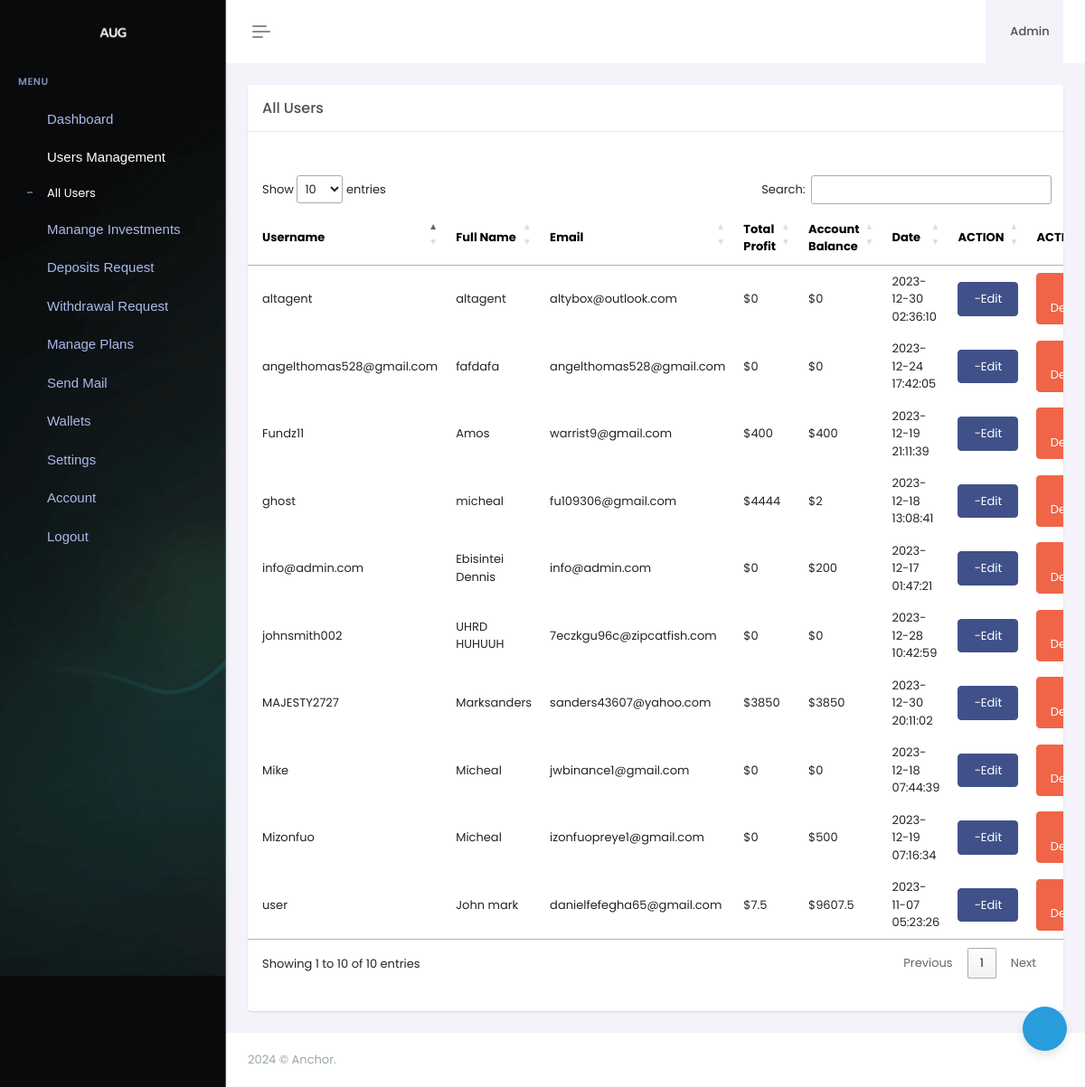
Page /uadmin/users.php (signed in) on the committed database.
### tables this page shows
CREATE TABLE `users` (
  `id` int(6) NOT NULL,
  `fname` varchar(1000) NOT NULL,
  `username` varchar(200) NOT NULL,
  `imgprofile` text NOT NULL,
  `email` varchar(200) NOT NULL,
  `currency` varchar(50) NOT NULL,
  `gender` varchar(1000) NOT NULL,
  `plan` varchar(1000) NOT NULL,
  `password` varchar(200) NOT NULL,
  `cpassword` varchar(1000) NOT NULL,
  `image` varchar(2000) NOT NULL,
  `phone` varchar(255) NOT NULL,
  `country` varchar(255) NOT NULL,
  `referral` varchar(255) NOT NULL,
  `profit` double NOT NULL,
  `balanceloss` double NOT NULL,
  `balancelive` double NOT NULL,
  `balancemine` double NOT NULL,
  `totalwon` double NOT NULL,
  `walletbalance` double NOT NULL,
  `upgrade` varchar(255) DEFAULT '0',
  `pin` varchar(255) DEFAULT NULL,
  `last_access` varchar(255) DEFAULT NULL,
  `btc_wallet` varchar(255) NOT NULL,
  `eth_wallet` varchar(255) NOT NULL,
  `ltc_wallet` varchar(255) NOT NULL,
  `date` timestamp NOT NULL DEFAULT current_timestamp()
);

CREATE TABLE `settings` (
  `id` int(11) NOT NULL,
  `sitename` varchar(255) NOT NULL,
  `siteurl` varchar(255) NOT NULL,
  `sitemail` varchar(255) NOT NULL,
  `ref_bonus` varchar(255) NOT NULL,
  `btc_wallet` varchar(255) NOT NULL
);

### config/config.php (called while the page is built, shortened)
<?php
include 'db.php';
	$select = mysqli_query($link, "SELECT * FROM settings WHERE id = '1' ");
	if (mysqli_num_rows($select) > 0) {
		$row = mysqli_fetch_assoc($select);
		$sitename = $row['sitename'];
	}
?>

### config/functions.php (called while the page is built, shortened)
<?php
include 'config.php';
?>

### uadmin/users.php (the view, shortened to what this page needs)
<?php
include 'header.php';
?>
<link rel="stylesheet" type="text/css" href="https://cdn.datatables.net/1.10.19/css/jquery.dataTables.css">
  <link rel="stylesheet" href=" https://code.jquery.com/ui/1.12.1/themes/base/jquery-ui.css">
  <link rel="stylesheet" href=" https://cdn.datatables.net/1.10.19/css/dataTables.jqueryui.min.css">
  <link rel="stylesheet" href=" https://cdn.datatables.net/buttons/1.5.6/css/buttons.jqueryui.min.css">
  <link rel="stylesheet" href=" https://cdn.datatables.net/1.10.19/css/dataTables.bootstrap.min.css">
  <link rel="stylesheet" href=" https://cdn.datatables.net/buttons/1.5.6/css/buttons.bootstrap.min.css">
  <link rel="stylesheet" href="">
<div class="page-content">
    <div class="container-fluid">
			<div class="row">
			    <div class="col-lg-12">
			        <div class="card">
			            <div class="card-header">
			                <h4 class="card-title mb-0">All Users</h4>
			            </div>
			            <div class="card-body">
			                <div id="customerList">
			                    <div class="table-responsive table-card mt-3 mb-1">
			                    	<table id="myTable" class="table-responsive" >
								        <thead class="table-light">
			                                <tr>
			                                    <th>Username</th>
			                                    <th>Full Name</th>
												<th>Email</th>
					              				<th>Total Profit</th>
												<th>Account Balance</th>
												<th>Date</th>
												<th>ACTION</th>
                                             	<th>ACTION</th>
			                                </tr>
			                            </thead>
					                 <tbody>
                                    <?php
                                    $sql = "SELECT * FROM users ORDER BY id DESC";
                                    $result = mysqli_query($link, $sql);
                                    if (mysqli_num_rows($result) > 0) {
                                        while ($row = mysqli_fetch_assoc($result)) {
                                    ?>
                                            <tr>
                                                <td><?php echo $row['username']; ?></td>
                                                <td><?php echo $row['fname']; ?></td>
                                                <td id="email"><?php echo $row['email']; ?></td>
                                                <td>$<?php echo $row['profit']; ?></td>
                                                <td>$<?php echo $row['walletbalance']; ?></td>
                                                <td><?php echo $row['date']; ?></td>
                                                <td>
                                                    <a href="user-edit.php?email=<?php echo $row['email'] ?>">
                                                        <button type="button" name="edit" style="width:100%" class="btn btn-primary">
                                                            <span class="fa fa-check">-Edit</span>
                                                        </button>
                                                    </a>
                                                </td>
                                                <td>
                                                    <form action="users.php" method="post">
                                                        <button type="submit" onclick="return confirm('Do you want to delete this account')" name="delete" style="width:100%" class="btn btn-danger">
                                                            <span class="fas fa-trash">-Delete</span>
                                                        </button>
                                                    </form>
                                                </td>
                                            </tr>
                                    <?php
                                        }
                                    }
                                    ?>
                                </tbody>
								      </table>
			                    </div>
			                </div>
			            </div>
			        </div>
			    </div>
			</div>
	</div>
</div>
<?php include 'footer.php'; ?>

### uadmin/header.php (shortened to what this page needs)
<?php
include '../config/db.php';
include '../config/config.php';
include '../config/functions.php';
if (isset($_SESSION['adminid'])) {
        $email = $_SESSION['adminemail'];
        $query = mysqli_query($link, "SELECT * FROM admin WHERE email = '$email' ");
        if (mysqli_num_rows($query) > 0) {
            $row = mysqli_fetch_assoc($query);
            $aname = $row['name'];
        }
    }else{
        echo "<script>window.location.href = 'login.php' </script>";
    }
 ?>
<!doctype html>
<html lang="en" data-layout="vertical" data-topbar="light" data-sidebar="dark" data-sidebar-size="lg" data-sidebar-image="none">
<head>
    <link rel="stylesheet" href="../public/assets/libs/gridjs/theme/mermaid.min.css">
    <link href="../public/assets/libs/swiper/swiper-bundle.min.css" rel="stylesheet" type="text/css" />
    <link href="../public/assets/libs/jsvectormap/css/jsvectormap.min.css" rel="stylesheet" type="text/css" />
    <link href="../public/assets/css/bootstrap.min.css" rel="stylesheet" type="text/css" />
    <link href="../public/assets/css/icons.min.css" rel="stylesheet" type="text/css" />
    <link href="../public/assets/css/app.min.css" rel="stylesheet" type="text/css" />
    <link href="../public/assets/css/custom.min.css" rel="stylesheet" type="text/css" />
    <link rel="stylesheet" href="../public/cdn.datatables.net/1.11.5/css/dataTables.bootstrap5.min.css" />
    <link rel="stylesheet" href="../public/cdn.datatables.net/responsive/2.2.9/css/responsive.bootstrap.min.css" />
    <link rel="stylesheet" href="../public/cdn.datatables.net/buttons/2.2.2/css/buttons.dataTables.min.css">
</head>
<body>
    <div id="layout-wrapper">
        <header id="page-topbar">
    <div class="layout-width">
        <div class="navbar-header">
            <div class="d-flex">
                <button type="button" class="btn btn-sm px-3 fs-16 header-item vertical-menu-btn topnav-hamburger"
                    id="topnav-hamburger-icon">
                    <span class="hamburger-icon">
                        <span></span>
                        <span></span>
                        <span></span>
                    </span>
                </button>
            </div>
            <div class="d-flex align-items-center">
                <div class="dropdown ms-sm-3 header-item topbar-user">
                    <button type="button" class="btn" id="page-header-user-dropdown" data-bs-toggle="dropdown"
                        aria-haspopup="true" aria-expanded="false">
                        <span class="d-flex align-items-center">
                            <span class="text-start ms-xl-2">
                                <span class="d-none d-xl-inline-block ms-1 fw-medium user-name-text"><?php echo ucfirst($aname) ?></span>
                            </span>
                        </span>
                    </button>
                </div>
            </div>
        </div>
    </div>
</header>
        <div class="app-menu navbar-menu" style="background:url('login/auth.jpg')">
            <div class="navbar-brand-box">
                <a href="index.php" class="logo logo-light">
                    <span class="logo-lg">
                        <img src="../public/assets/images/logo-light.png" alt="" height="17">
                    </span>
                </a>
            </div>
            <div id="scrollbar">
                <?php include 'sidebar.php'; ?>
            </div>
            <div class="sidebar-background"></div>
        </div>
        <div class="main-content">

### uadmin/footer.php (shortened to what this page needs)
            <footer class="footer">
                <div class="container-fluid">
                    <div class="row">
                        <div class="col-sm-6">
                            <script>document.write(new Date().getFullYear())</script> © <?php echo $sitename ?>.
                        </div>
                                            </div>
                </div>
            </footer>
        </div>
    </div>
    <div class="customizer-setting d-none d-md-block">
        <div class="btn-info btn-rounded shadow-lg btn btn-icon btn-lg p-2" data-bs-toggle="offcanvas" data-bs-target="#theme-settings-offcanvas" aria-controls="theme-settings-offcanvas">
        </div>
    </div>
</body>
</html>

### uadmin/users.php (style rules this page uses)
.table-responsive { overflow-x: hidden; }
@media (max-width: 8000px) { .table-responsive { overflow-x: auto; } }

### rows in the picture
users: username "Mizonfuo", fname "Micheal", email "izonfuopreye1@gmail.com", profit "0", walletbalance "500", date "2023-12-19 07:16:34"
users: username "angelthomas528@gmail.com", fname "fafdafa", email "angelthomas528@gmail.com", profit "0", walletbalance "0", date "2023-12-24 17:42:05"
users: username "Fundz11", fname "Amos", email "warrist9@gmail.com", profit "400", walletbalance "400", date "2023-12-19 21:11:39"
users: username "johnsmith002", fname "UHRD HUHUUH", email "7eczkgu96c@zipcatfish.com", profit "0", walletbalance "0", date "2023-12-28 10:42:59"
users: username "info@admin.com", fname "Ebisintei Dennis", email "info@admin.com", profit "0", walletbalance "200", date "2023-12-17 01:47:21"
users: username "altagent", fname "altagent", email "altybox@outlook.com", profit "0", walletbalance "0", date "2023-12-30 02:36:10"
users: username "Mike", fname "Micheal", email "jwbinance1@gmail.com", profit "0", walletbalance "0", date "2023-12-18 07:44:39"
users: username "ghost", fname "micheal", email "fu109306@gmail.com", profit "4444", walletbalance "2", date "2023-12-18 13:08:41"
users: username "MAJESTY2727", fname "Marksanders", email "sanders43607@yahoo.com", profit "3850", walletbalance "3850", date "2023-12-30 20:11:02"
users: username "user", fname "John mark", email "danielfefegha65@gmail.com", profit "7.5", walletbalance "9607.5", date "2023-11-07 05:23:26"
settings: sitename "Anchor"

### other values in the picture
$aname "Admin"
